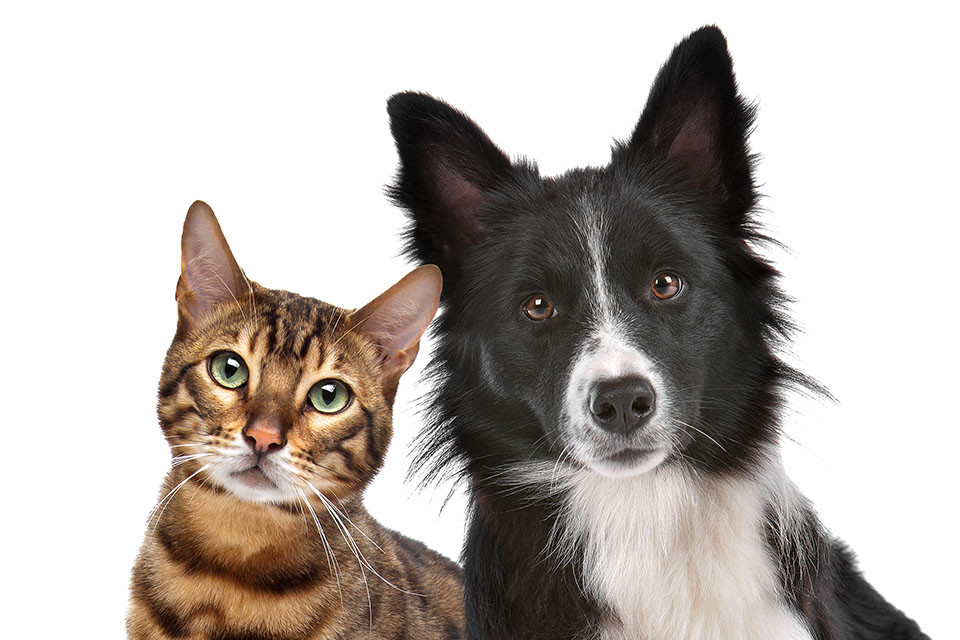
#> input picture tests/test_image.jpg, 960 x 640 px; its folder holds only this picture in this run
$ python -i texture.py   (imports and definitions only)   (older library calls are emulated)
#> lines starting #> are read from the running program, lines starting #| are printed output that depends on the picture
#> further down, picture is the input picture: PIL image 960x640 RGB; mean R, G, B 185.7, 178.9, 174
"""
Serviço de análise de textura e materialidade
"""
from PIL import Image
import numpy as np
import cv2
from typing import Dict

SKIMAGE_AVAILABLE = False
try:
    from skimage import feature, filters
    SKIMAGE_AVAILABLE = True
except ImportError:
    pass


class TextureService:
    """Serviço para análise de textura e sensações táteis"""

    def analyze_texture(self, image: Image) -> Dict:
        """
        Analisa textura usando Local Binary Patterns (LBP)

        Args:
            image: PIL Image

        Returns:
            Dicionário com análise de textura
        """
        try:
            img_array = np.array(image.convert("RGB"))
            gray = cv2.cvtColor(img_array, cv2.COLOR_RGB2GRAY)
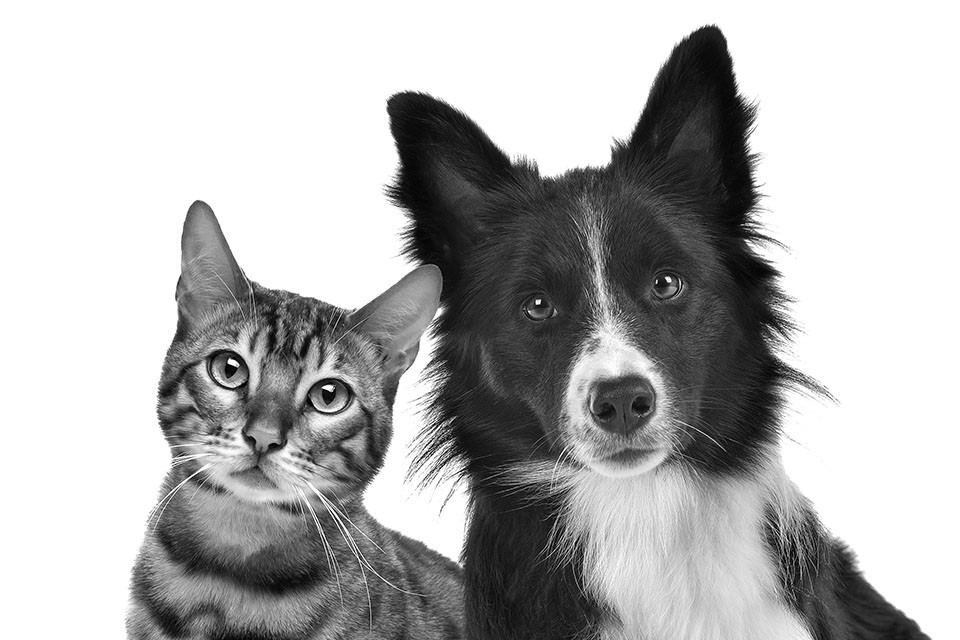
#> gray: shape (640, 960); min 0, max 255, mean 180.4

            if SKIMAGE_AVAILABLE:
                # Usa LBP para análise de textura
                radius = 3
                n_points = 8 * radius
                lbp = feature.local_binary_pattern(gray, n_points, radius, method='uniform')
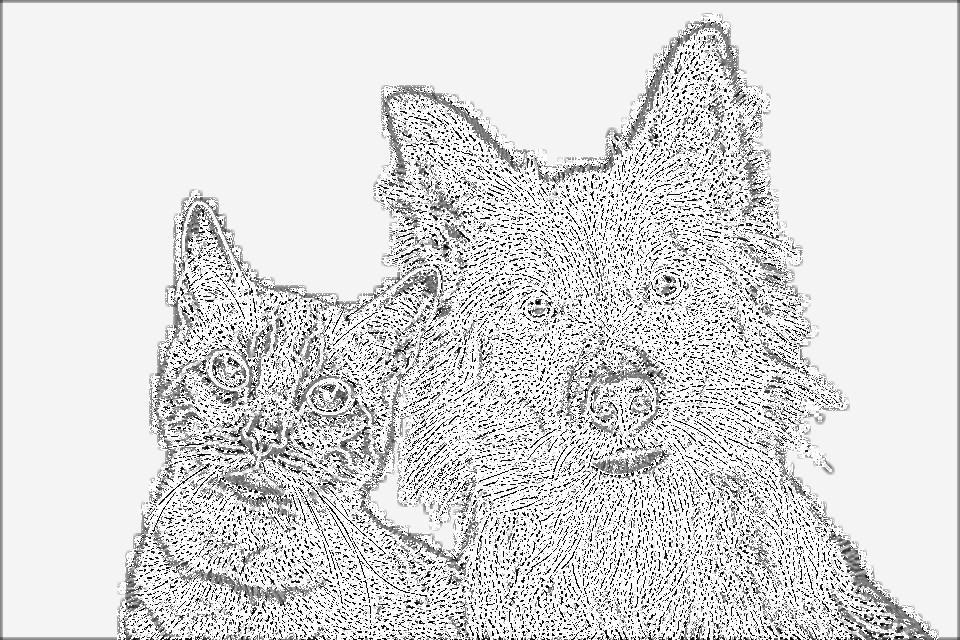
#> lbp: shape (640, 960) float64; min 0, max 25, mean 21.5; drawn with min black and max white

                # Calcula histograma de LBP
                hist, _ = np.histogram(lbp.ravel(), bins=n_points + 2, range=(0, n_points + 2))
#> hist = 26 values, max 301607 at index 24, min 2174 at index 6, mean 23630.8
                hist = hist.astype(float)
                hist /= (hist.sum() + 1e-7)  # Normaliza
#> hist = 26 values, max 0.491 at index 24, min 0.00354 at index 6, mean 0.0385

                # Calcula entropia da textura (medida de complexidade)
                entropy = -np.sum(hist * np.log(hist + 1e-7))
#> entropy = 1.68

                # Calcula variância do LBP (medida de contraste de textura)
                texture_variance = np.var(lbp)
#> texture_variance = 43.85

                # Classifica tipo de textura
                if entropy > 4.0:
                    texture_type = "complexa"
                    texture_meaning = "superfície com muitos detalhes, transmite riqueza e sofisticação"
                elif entropy > 3.0:
                    texture_type = "moderada"
                    texture_meaning = "textura equilibrada, transmite naturalidade"
                else:
                    texture_type = "simples"
                    texture_meaning = "superfície lisa, transmite limpeza e modernidade"

                # Classifica sensação tátil baseada em variância
                if texture_variance > 500:
                    tactile_sensation = "aspera"
                    tactile_meaning = "textura áspera evoca sensação de rusticidade e autenticidade"
                elif texture_variance > 200:
                    tactile_sensation = "texturizada"
                    tactile_meaning = "textura moderada transmite qualidade e materialidade"
                elif texture_variance > 50:
                    tactile_sensation = "lisa"
                    tactile_meaning = "superfície lisa transmite elegância e sofisticação"
                else:
                    tactile_sensation = "muito_lisa"
                    tactile_meaning = "superfície muito lisa transmite modernidade e tecnologia"
            else:
                # Fallback simples usando variância de gradiente
                sobelx = cv2.Sobel(gray, cv2.CV_64F, 1, 0, ksize=3)
                sobely = cv2.Sobel(gray, cv2.CV_64F, 0, 1, ksize=3)
                gradient_magnitude = np.sqrt(sobelx**2 + sobely**2)
                texture_variance = np.var(gradient_magnitude)

                entropy = 0.0  # Não disponível sem scikit-image

                if texture_variance > 500:
                    texture_type = "complexa"
                    tactile_sensation = "aspera"
                    texture_meaning = "superfície com muitos detalhes"
                    tactile_meaning = "textura áspera evoca rusticidade"
                elif texture_variance > 200:
                    texture_type = "moderada"
                    tactile_sensation = "texturizada"
                    texture_meaning = "textura equilibrada"
                    tactile_meaning = "textura moderada transmite qualidade"
                else:
                    texture_type = "simples"
                    tactile_sensation = "lisa"
                    texture_meaning = "superfície lisa"
                    tactile_meaning = "superfície lisa transmite elegância"

            return {
                "texture_type": texture_type,
                "texture_entropy": round(float(entropy), 3) if SKIMAGE_AVAILABLE else None,
                "texture_variance": round(float(texture_variance), 2),
                "texture_meaning": texture_meaning,
                "tactile_sensation": tactile_sensation,
                "tactile_meaning": tactile_meaning,
                "method": "lbp" if SKIMAGE_AVAILABLE else "gradient",
                "explicacao": f"Textura {texture_type} ({texture_meaning}) com sensação {tactile_sensation} ({tactile_meaning}). Em neuromarketing, texturas evocam sensações táteis e influenciam percepção de qualidade e autenticidade."
            }
        except Exception as e:
            return {
                "texture_type": "indefinido",
                "tactile_sensation": "indefinido",
                "error": str(e)
            }


# Instância global do serviço
texture_service = TextureService()

>>> from PIL import Image
>>> picture = Image.open('../tests/test_image.jpg')
>>> result = TextureService().analyze_texture(picture)
#> result = 8 items
